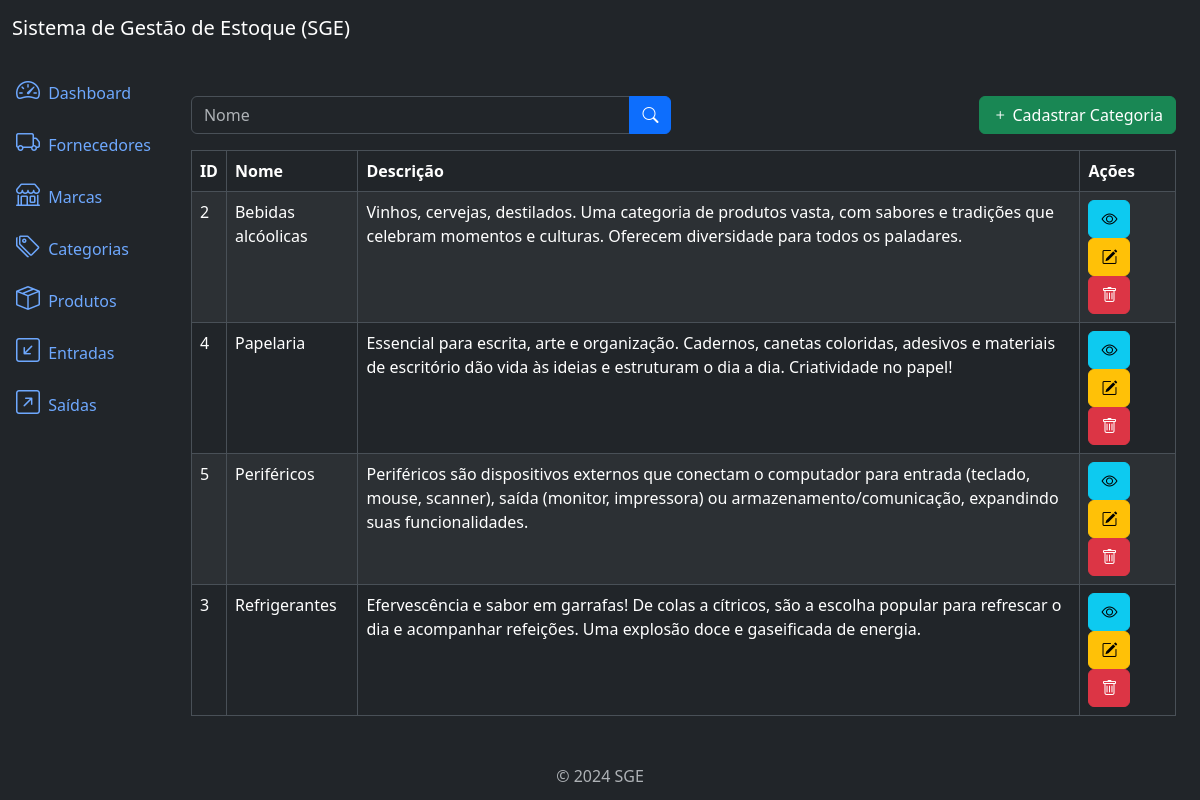
The page /categories/list/ on the database its author committed.
### category/models.py (models this page shows, shortened)
class Category(models.Model):
    name = models.CharField(max_length=300)
    description = models.TextField(null=True, blank=True)
    created_at = models.DateTimeField(auto_now_add=True)
    updated_at = models.DateTimeField(auto_now=True)
    class Meta:
        ordering = ['name']

### category/views.py (the view)
# urls.py: path('categories/list/', views.CategoryListView.as_view(), \
class CategoryListView(ListView):
    model = models.Category
    template_name = 'category_list.html'
    context_object_name = 'categories'
    paginate_by = 5
    def get_queryset(self):
        qs = super().get_queryset()
        name = self.request.GET.get('name')
        if name:
            qs = qs.filter(name__icontains=name)
        return qs

### category/templates/category_list.html (shortened to what this page needs)
{% extends 'base.html' %}
{% block content %}
<div class='row mb-3'>
    <div class='col-md-6'>
        <form method="get" action="{% url "category_list" %}">
            <div class='input-group'>
                <input type="text" class="form-control" name='name' placeholder='Nome' value="{{request.GET.name}}">
                <button type='submit' class="btn btn-primary">
                    <i class='bi bi-search'></i>
                </button>
            </div>
        </form>
    </div>
    <div class='col-md-6'>
        <a href="{% url "category_create" %}" class='btn btn-success float-end'>
            <i class='bi bi-plus'></i>
            Cadastrar Categoria
        </a>
    </div>
</div>
<div class="table-responsive">
    <table class="table table-striped table-bordered">
        <thead class="thead-dark">
            <tr>
                <th>ID</th>
                <th>Nome</th>
                <th>Descrição</th>
                <th>Ações</th>
            </tr>
        </thead>
        <tbody>
            {% for category in categories %}
                <tr>
                    <td>{{category.pk}}</td>
                    <td>{{category.name}}</td>
                    <td>{{category.description}}</td>
                    <td>
                        <a href="{% url "category_detail" category.pk %}" class='btn btn-info btn-small'>
                            <i class='bi bi-eye'></i>
                        </a>
                        <a href="{% url "category_update" category.pk %}" class='btn btn-warning btn-small'>
                            <i class='bi bi-pencil-square'></i>
                        </a>
                        <a href="{% url "category_delete" category.pk %}" class='btn btn-danger btn-small'>
                            <i class='bi bi bi-trash'></i>
                        </a>
                    </td>
                </tr>
            {% endfor %}
        </tbody>
    </table>
</div>
{% endblock content %}

### rows shown on the page
Category: pk "2", name "Bebidas alcóolicas", description "Vinhos, cervejas, destilados. Uma categoria de produtos vasta, com sabores e tradições que celebram momentos e culturas. Oferecem diversidade para todos os paladares."
Category: pk "4", name "Papelaria", description "Essencial para escrita, arte e organização. Cadernos, canetas coloridas, adesivos e materiais de escritório dão vida às ideias e estruturam o dia a dia. Criatividade no papel!"
Category: pk "5", name "Periféricos", description "Periféricos são dispositivos externos que conectam o computador para entrada (teclado, mouse, scanner), saída (monitor, impressora) ou armazenamento/comunicação, expandindo suas funcionalidades."
Category: pk "3", name "Refrigerantes", description "Efervescência e sabor em garrafas! De colas a cítricos, são a escolha popular para refrescar o dia e acompanhar refeições. Uma explosão doce e gaseificada de energia."
